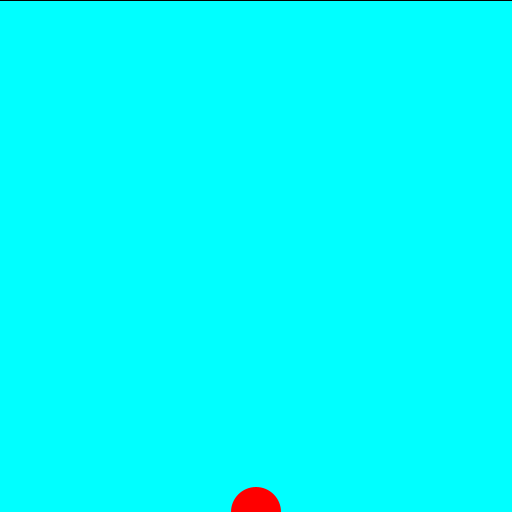
Frame 1 (no input)
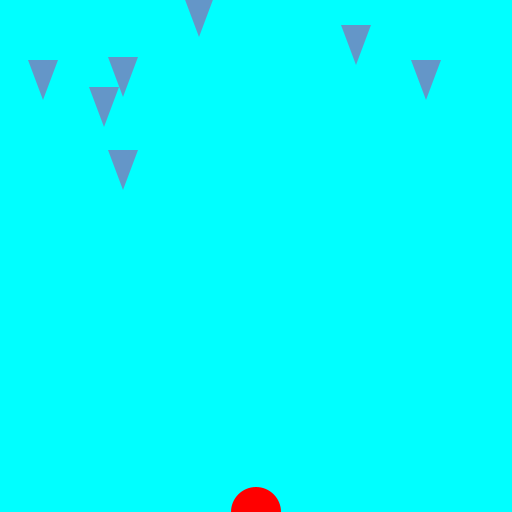
Frame 60 (the mouse pressed at the canvas centre just before this capture)
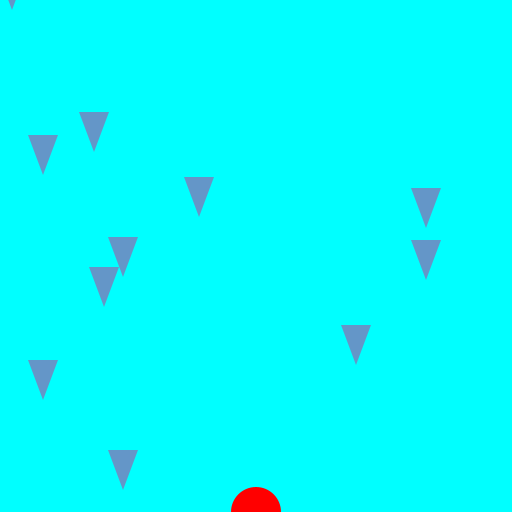
Frame 120 (the mouse held since frame 60 and released just before this capture)

The Processing sketch that drew these frames (run headless with seeded random() and noise(); from frame 60 on, the mouse is pressed at the canvas centre):

// Processing sketch: es2
// ── es2.pde
ArrayList<Spear> spear1;
Baloon baloon1;

double energy = 0;

void setup(){
  size(512, 512);
  frameRate(60);
  
  spear1 = new ArrayList<Spear>();
  baloon1 = new Baloon(width/2, height);
}

void draw(){
  
 background(0, 255, 255);
 fill(255);
 rect(0,height-((height*5)/5),width,height-((height*5)/5));
 for(Spear s:spear1){
 s.run();
   //se il pallone viene colpito si ferma il gioco
  if(baloon1.hit(s)){
   noLoop();
 }
}
//si crea una lancia con una probabilità del 10%
if((random(0,100)) < 10){
  spear1.add(new Spear(int(random(width)), -60 , int(random(3,8))));
}
 baloon1.run(energy);
 
}
//se premi uno dei testi aumenti/diminuisci l'energia e quindi la velocità di spostamento, se premi R resetti il gioco

void keyPressed(){
  if(key=='R' || key == 'r')
    setup();
    
  if((key=='A' ||key=='a' )&& energy>-3)  
    energy-=0.2;

  if((key=='D' || key=='d') && energy<3)  
    energy+=0.2;
    
  if(energy > 0)
    energy-=0.05;  
    
  if(energy < 0)
    energy+=0.05;
}

// ── Baloon.pde
class Baloon{
  int posx, posy, D = 50;
  
  Baloon(int x, int y){
    this.posx = x;
    this.posy = y;
  }
  
  void display(){
    fill(255, 0, 0);
    noStroke();
    ellipse(posx,posy, D, D);
  }
  
  void move(double e){
    posx += e;
  }
  //se il pallone è in un certo range ritorna vero o falso
  boolean range(float a, float b){
    if(posx-25 > a && posx+25 < b){
      return true;
    }
    return false;
  }
  //se il pallone viene colpito torna vero, sennò falso
  boolean hit(Spear s1){
    if(dist(s1.posx, s1.posy+40, posx, posy) < D/2){
    return true;
    }
  return false;
  }
  
  void run(double e){
    display();
    move(e);
  }
}

// ── Spear.pde
class Spear{
  int posx, posy;
  float Vy;
  
  Spear(int x, int y, float V){
    this.posx = x;
    this.posy = y;
    this.Vy = V;
  }
  
  void display(){
    fill(100, 150, 200);
    noStroke();
    beginShape(TRIANGLES);
    vertex(posx, posy+40);
    vertex(posx+15, posy);
    vertex(posx-15, posy);
    endShape();
   
    
  }
  
  void move(){
    posy += Vy;
    if(posy == height){
      posy = 0;
    }
  }
  
  void run(){
    display();
    move();
  }
}
